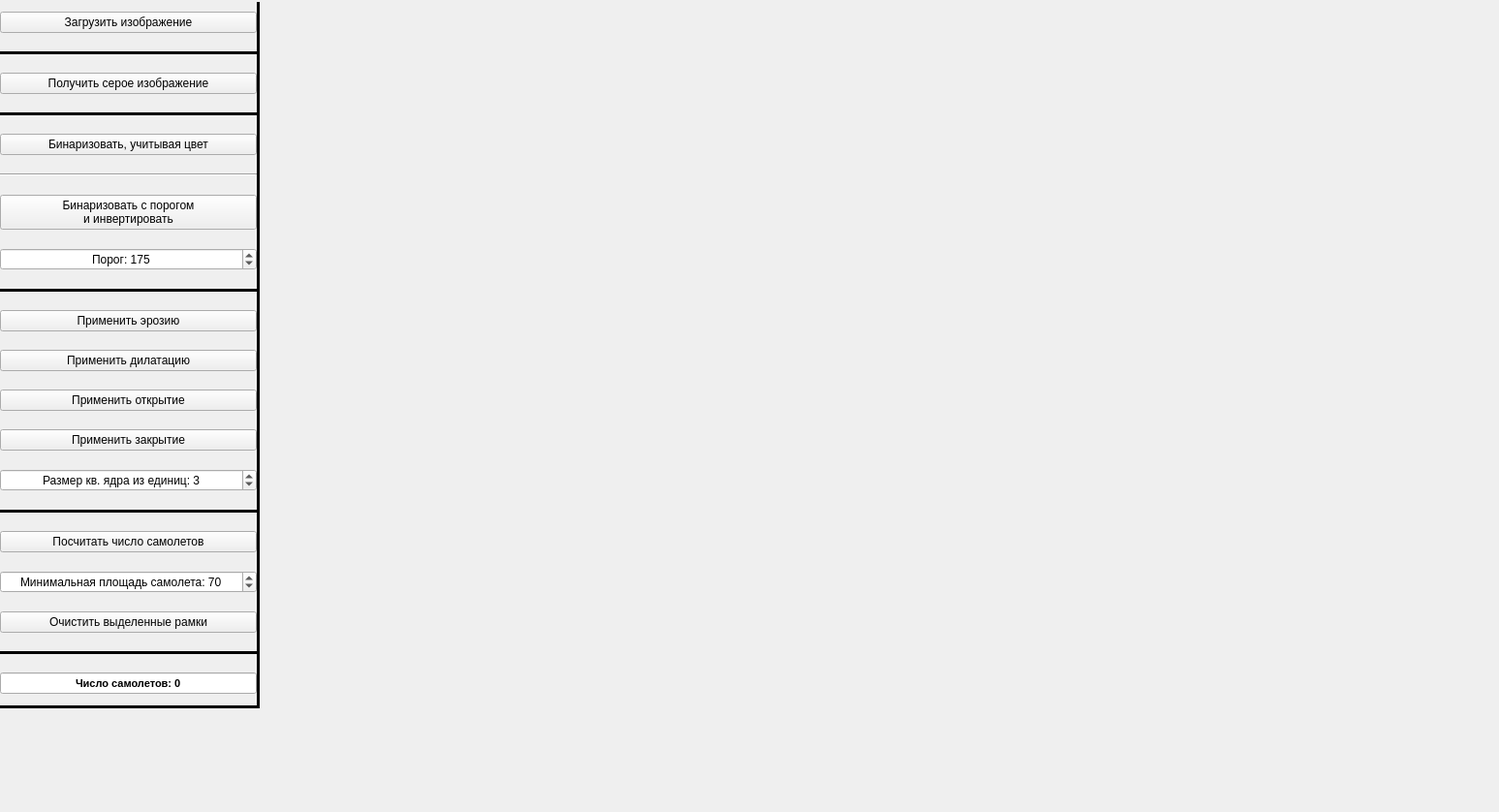
<?xml version="1.0" encoding="UTF-8"?>
<ui version="4.0">
 <class>MainWindow</class>
 <widget class="QMainWindow" name="MainWindow">
  <property name="geometry">
   <rect>
    <x>0</x>
    <y>0</y>
    <width>1547</width>
    <height>838</height>
   </rect>
  </property>
  <property name="windowTitle">
   <string>Кладбища самолётов</string>
  </property>
  <widget class="QWidget" name="centralwidget">
   <widget class="QWidget" name="verticalLayoutWidget">
    <property name="geometry">
     <rect>
      <x>0</x>
      <y>0</y>
      <width>265</width>
      <height>731</height>
     </rect>
    </property>
    <layout class="QVBoxLayout" name="verticalLayout">
     <property name="spacing">
      <number>7</number>
     </property>
     <property name="sizeConstraint">
      <enum>QLayout::SetDefaultConstraint</enum>
     </property>
     <property name="leftMargin">
      <number>0</number>
     </property>
     <property name="topMargin">
      <number>0</number>
     </property>
     <item>
      <widget class="QPushButton" name="load_btn">
       <property name="text">
        <string>Загрузить изображение</string>
       </property>
      </widget>
     </item>
     <item>
      <widget class="Line" name="line0">
       <property name="frameShadow">
        <enum>QFrame::Plain</enum>
       </property>
       <property name="lineWidth">
        <number>3</number>
       </property>
       <property name="orientation">
        <enum>Qt::Horizontal</enum>
       </property>
      </widget>
     </item>
     <item>
      <widget class="QPushButton" name="get_gray_btn">
       <property name="text">
        <string>Получить серое изображение</string>
       </property>
      </widget>
     </item>
     <item>
      <widget class="Line" name="line1">
       <property name="frameShadow">
        <enum>QFrame::Plain</enum>
       </property>
       <property name="lineWidth">
        <number>3</number>
       </property>
       <property name="orientation">
        <enum>Qt::Horizontal</enum>
       </property>
      </widget>
     </item>
     <item>
      <widget class="QPushButton" name="bin_magic_btn">
       <property name="text">
        <string>Бинаризовать, учитывая цвет</string>
       </property>
      </widget>
     </item>
     <item>
      <widget class="Line" name="line2">
       <property name="orientation">
        <enum>Qt::Horizontal</enum>
       </property>
      </widget>
     </item>
     <item>
      <widget class="QPushButton" name="bin_thresh_btn">
       <property name="text">
        <string>Бинаризовать с порогом
и инвертировать</string>
       </property>
      </widget>
     </item>
     <item>
      <widget class="QSpinBox" name="bin_thresh_spin">
       <property name="alignment">
        <set>Qt::AlignCenter</set>
       </property>
       <property name="specialValueText">
        <string/>
       </property>
       <property name="prefix">
        <string>Порог: </string>
       </property>
       <property name="maximum">
        <number>255</number>
       </property>
       <property name="value">
        <number>175</number>
       </property>
      </widget>
     </item>
     <item>
      <widget class="Line" name="line3">
       <property name="frameShadow">
        <enum>QFrame::Plain</enum>
       </property>
       <property name="lineWidth">
        <number>3</number>
       </property>
       <property name="orientation">
        <enum>Qt::Horizontal</enum>
       </property>
      </widget>
     </item>
     <item>
      <widget class="QPushButton" name="erosion_btn">
       <property name="text">
        <string>Применить эрозию</string>
       </property>
      </widget>
     </item>
     <item>
      <widget class="QPushButton" name="dilation_btn">
       <property name="text">
        <string>Применить дилатацию</string>
       </property>
      </widget>
     </item>
     <item>
      <widget class="QPushButton" name="opening_btn">
       <property name="text">
        <string>Применить открытие</string>
       </property>
      </widget>
     </item>
     <item>
      <widget class="QPushButton" name="closing_btn">
       <property name="text">
        <string>Применить закрытие</string>
       </property>
      </widget>
     </item>
     <item>
      <widget class="QSpinBox" name="morph_ex_kernel_size_spin">
       <property name="alignment">
        <set>Qt::AlignCenter</set>
       </property>
       <property name="prefix">
        <string>Размер кв. ядра из единиц: </string>
       </property>
       <property name="minimum">
        <number>1</number>
       </property>
       <property name="maximum">
        <number>50</number>
       </property>
       <property name="value">
        <number>3</number>
       </property>
      </widget>
     </item>
     <item>
      <widget class="Line" name="line4">
       <property name="frameShadow">
        <enum>QFrame::Plain</enum>
       </property>
       <property name="lineWidth">
        <number>3</number>
       </property>
       <property name="orientation">
        <enum>Qt::Horizontal</enum>
       </property>
      </widget>
     </item>
     <item>
      <widget class="QPushButton" name="get_res_btn">
       <property name="text">
        <string>Посчитать число самолетов</string>
       </property>
      </widget>
     </item>
     <item>
      <widget class="QSpinBox" name="min_square_spin">
       <property name="alignment">
        <set>Qt::AlignCenter</set>
       </property>
       <property name="prefix">
        <string>Минимальная площадь самолета: </string>
       </property>
       <property name="minimum">
        <number>1</number>
       </property>
       <property name="maximum">
        <number>150</number>
       </property>
       <property name="value">
        <number>70</number>
       </property>
      </widget>
     </item>
     <item>
      <widget class="QPushButton" name="clear_selections_btn">
       <property name="text">
        <string>Очистить выделенные рамки</string>
       </property>
      </widget>
     </item>
     <item>
      <widget class="Line" name="line5">
       <property name="frameShadow">
        <enum>QFrame::Plain</enum>
       </property>
       <property name="lineWidth">
        <number>3</number>
       </property>
       <property name="orientation">
        <enum>Qt::Horizontal</enum>
       </property>
      </widget>
     </item>
     <item>
      <widget class="QLineEdit" name="res_line_edit">
       <property name="font">
        <font>
         <pointsize>8</pointsize>
         <weight>75</weight>
         <bold>true</bold>
        </font>
       </property>
       <property name="text">
        <string>Число самолетов: 0</string>
       </property>
       <property name="alignment">
        <set>Qt::AlignCenter</set>
       </property>
      </widget>
     </item>
    </layout>
   </widget>
   <widget class="Line" name="v_line_user_input">
    <property name="geometry">
     <rect>
      <x>256</x>
      <y>2</y>
      <width>20</width>
      <height>727</height>
     </rect>
    </property>
    <property name="frameShadow">
     <enum>QFrame::Plain</enum>
    </property>
    <property name="lineWidth">
     <number>3</number>
    </property>
    <property name="orientation">
     <enum>Qt::Vertical</enum>
    </property>
   </widget>
   <widget class="Line" name="h_line_user_input">
    <property name="geometry">
     <rect>
      <x>0</x>
      <y>649</y>
      <width>268</width>
      <height>161</height>
     </rect>
    </property>
    <property name="frameShadow">
     <enum>QFrame::Plain</enum>
    </property>
    <property name="lineWidth">
     <number>3</number>
    </property>
    <property name="midLineWidth">
     <number>0</number>
    </property>
    <property name="orientation">
     <enum>Qt::Horizontal</enum>
    </property>
   </widget>
   <widget class="QLabel" name="image_label">
    <property name="geometry">
     <rect>
      <x>272</x>
      <y>2</y>
      <width>1271</width>
      <height>831</height>
     </rect>
    </property>
    <property name="text">
     <string/>
    </property>
    <property name="pixmap">
     <pixmap>pictures/3.jpg</pixmap>
    </property>
    <property name="scaledContents">
     <bool>true</bool>
    </property>
   </widget>
  </widget>
 </widget>
 <resources/>
 <connections/>
</ui>
